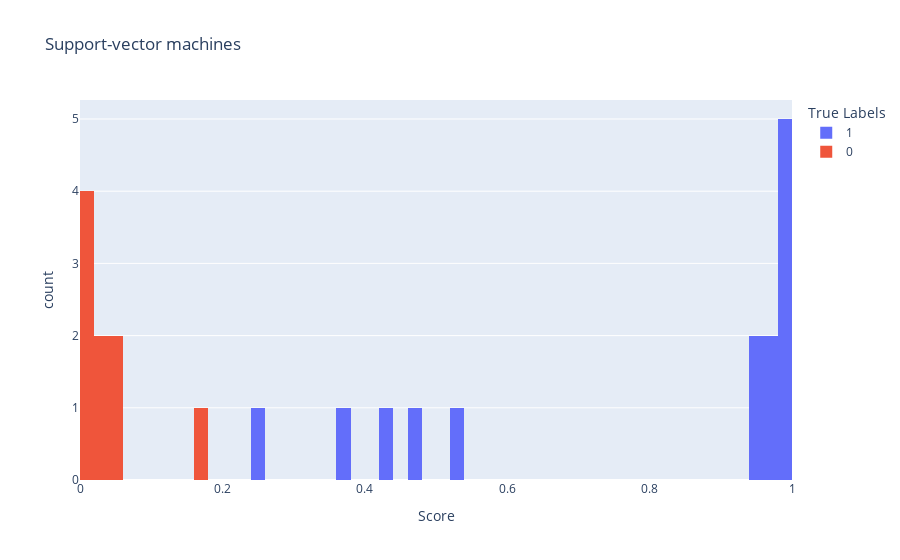
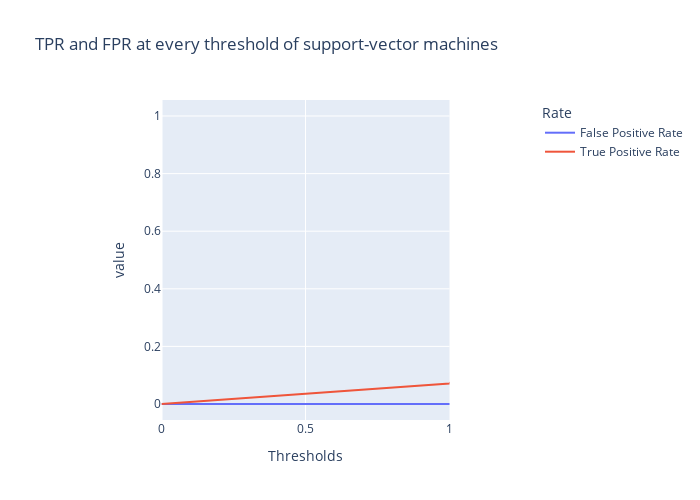

The notebook cell these images were saved under, in order:
### Code cell
fig_hist = px.histogram(
    x=probs_SVC,
    title='Support-vector machines', 
    color=y_test, nbins=50,
    labels=dict(color='True Labels', x='Score',
    )
)

fig_hist.show()
df = pd.DataFrame({
    'False Positive Rate': fpr_SVC,
    'True Positive Rate': tpr_SVC,
})
df.index.name = "Thresholds"
df.columns.name = "Rate"

fig_thresh = px.line(
    df, title='TPR and FPR at every threshold of support-vector machines',
    width=700, height=500
)

fig_thresh.update_yaxes(scaleanchor="x", scaleratio=1)
fig_thresh.update_xaxes(range=[0, 1], constrain='domain')
fig_thresh.show()

### Figure 1 — Plotly figure (JSON) as saved in the notebook; plotly's stock layout.template omitted (floating-point values rounded to 4 significant figures)
{"data": [{"alignmentgroup": "True", "bingroup": "x", "hovertemplate": "True Labels=1<br>Score=%{x}<br>count=%{y}<extra></extra>", "legendgroup": "1", "marker": {"color": "#636efa", "pattern": {"shape": ""}}, "name": "1", "nbinsx": 50, "offsetgroup": "1", "orientation": "v", "showlegend": true, "type": "histogram", "x": [0.9811, 0.9771, 0.9931, 0.9725, 0.5251, 0.9932, 0.9586, 0.2591, 0.9886, 0.4325, 0.3783, 0.477, 0.9915, 0.9521], "xaxis": "x", "yaxis": "y"}, {"alignmentgroup": "True", "bingroup": "x", "hovertemplate": "True Labels=0<br>Score=%{x}<br>count=%{y}<extra></extra>", "legendgroup": "0", "marker": {"color": "#EF553B", "pattern": {"shape": ""}}, "name": "0", "nbinsx": 50, "offsetgroup": "0", "orientation": "v", "showlegend": true, "type": "histogram", "x": [0.1752, 0.003045, 0.05905, 0.0053, 0.02698, 0.01936, 0.0242, 0.05293, 0.01828], "xaxis": "x", "yaxis": "y"}], "layout": {"barmode": "relative", "legend": {"title": {"text": "True Labels"}, "tracegroupgap": 0}, "title": {"text": "Support-vector machines"}, "xaxis": {"anchor": "y", "domain": [0, 1], "title": {"text": "Score"}}, "yaxis": {"anchor": "x", "domain": [0, 1], "title": {"text": "count"}}}}

### Figure 2 — Plotly figure (JSON) as saved in the notebook; plotly's stock layout.template omitted (floating-point values rounded to 4 significant figures)
{"data": [{"hovertemplate": "Rate=False Positive Rate<br>Thresholds=%{x}<br>value=%{y}<extra></extra>", "legendgroup": "False Positive Rate", "line": {"color": "#636efa", "dash": "solid"}, "marker": {"symbol": "circle"}, "mode": "lines", "name": "False Positive Rate", "orientation": "v", "showlegend": true, "type": "scatter", "x": [0, 1, 2, 3], "xaxis": "x", "y": [0, 0, 0, 1], "yaxis": "y"}, {"hovertemplate": "Rate=True Positive Rate<br>Thresholds=%{x}<br>value=%{y}<extra></extra>", "legendgroup": "True Positive Rate", "line": {"color": "#EF553B", "dash": "solid"}, "marker": {"symbol": "circle"}, "mode": "lines", "name": "True Positive Rate", "orientation": "v", "showlegend": true, "type": "scatter", "x": [0, 1, 2, 3], "xaxis": "x", "y": [0, 0.07143, 1, 1], "yaxis": "y"}], "layout": {"height": 500, "legend": {"title": {"text": "Rate"}, "tracegroupgap": 0}, "title": {"text": "TPR and FPR at every threshold of support-vector machines"}, "width": 700, "xaxis": {"anchor": "y", "constrain": "domain", "domain": [0, 1], "range": [0, 1], "title": {"text": "Thresholds"}}, "yaxis": {"anchor": "x", "domain": [0, 1], "scaleanchor": "x", "scaleratio": 1, "title": {"text": "value"}}}}
